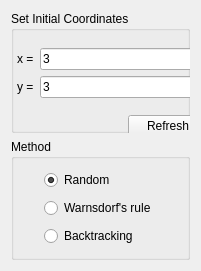
   <widget class="QWidget" name="layoutWidget">
    <property name="geometry">
     <rect>
      <x>317</x>
      <y>24</y>
      <width>201</width>
      <height>271</height>
     </rect>
    </property>
    <layout class="QVBoxLayout" name="verticalLayout_13">
     <item>
      <widget class="QGroupBox" name="groupBox">
       <property name="title">
        <string>Set Initial Coordinates</string>
       </property>
       <widget class="QWidget" name="layoutWidget">
        <property name="geometry">
         <rect>
          <x>6</x>
          <y>26</y>
          <width>191</width>
          <height>111</height>
         </rect>
        </property>
        <layout class="QVBoxLayout" name="verticalLayout_4">
         <item>
          <layout class="QHBoxLayout" name="horizontalLayout">
           <item>
            <layout class="QVBoxLayout" name="verticalLayout_2">
             <item>
              <widget class="QLabel" name="XLabel">
               <property name="text">
                <string>x =</string>
               </property>
              </widget>
             </item>
             <item>
              <widget class="QLabel" name="YLabel">
               <property name="text">
                <string>y =</string>
               </property>
              </widget>
             </item>
            </layout>
           </item>
           <item>
            <layout class="QVBoxLayout" name="verticalLayout_3">
             <item>
              <widget class="QLineEdit" name="XLine">
               <property name="text">
                <string>3</string>
               </property>
              </widget>
             </item>
             <item>
              <widget class="QLineEdit" name="YLine">
               <property name="text">
                <string>3</string>
               </property>
              </widget>
             </item>
            </layout>
           </item>
          </layout>
         </item>
         <item>
          <layout class="QHBoxLayout" name="horizontalLayout_2">
           <item>
            <spacer name="horizontalSpacer">
             <property name="orientation">
              <enum>Qt::Horizontal</enum>
             </property>
             <property name="sizeHint" stdset="0">
              <size>
               <width>40</width>
               <height>20</height>
              </size>
             </property>
            </spacer>
           </item>
           <item>
            <widget class="QPushButton" name="SetCoordButton">
             <property name="text">
              <string>Refresh</string>
             </property>
            </widget>
           </item>
          </layout>
         </item>
        </layout>
       </widget>
      </widget>
     </item>
     <item>
      <widget class="QGroupBox" name="MethodBox">
       <property name="title">
        <string>Method</string>
       </property>
       <widget class="QWidget" name="layoutWidget">
        <property name="geometry">
         <rect>
          <x>33</x>
          <y>29</y>
          <width>145</width>
          <height>80</height>
         </rect>
        </property>
        <layout class="QVBoxLayout" name="verticalLayout">
         <item>
          <widget class="QRadioButton" name="radioRandom">
           <property name="text">
            <string>Random</string>
           </property>
           <property name="checked">
            <bool>true</bool>
           </property>
           <attribute name="buttonGroup">
            <string notr="true">MethodButtons</string>
           </attribute>
          </widget>
         </item>
         <item>
          <widget class="QRadioButton" name="radioAccessab">
           <property name="text">
            <string>Warnsdorf's rule</string>
           </property>
           <attribute name="buttonGroup">
            <string notr="true">MethodButtons</string>
           </attribute>
          </widget>
         </item>
         <item>
          <widget class="QRadioButton" name="radioBacktrack">
           <property name="text">
            <string>Backtracking</string>
           </property>
           <attribute name="buttonGroup">
            <string notr="true">MethodButtons</string>
           </attribute>
          </widget>
         </item>
        </layout>
       </widget>
      </widget>
     </item>
    </layout>
   </widget>
